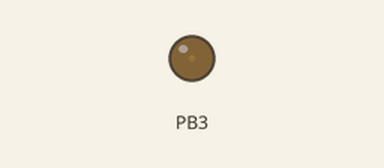
Simulated run of this program. Board: ATmega16, built with avr-gcc and emulated at 1 MHz. On the bench: output pins drawn as LEDs (lit = HIGH).

Above: at 0.05 s.
At 1.15 s:
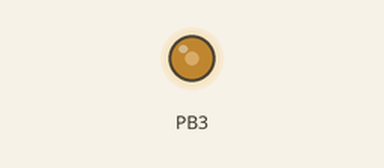
At 2.3 s:
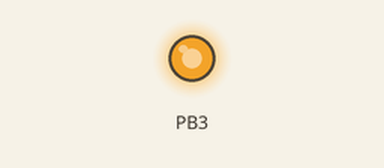
At 4.55 s:
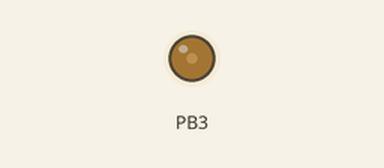
Timing chart, 0 to 6.6 s (numbered marks = the images above):
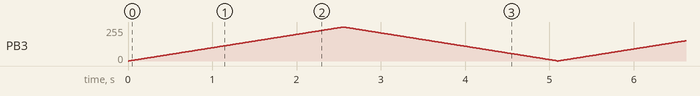

The program:

main.c
```c
/*
 * PMW.c
 *
 * Created: 09-07-2024 09:55:06
 * Author : SRIDHAR
 */

#define F_CPU 1000000UL
#include "avr/io.h"
#include <util/delay.h>

void PWM_init()
{
	/*set fast PWM mode with non-inverted output*/
	TCCR0 = (1<<WGM00) | (1<<WGM01) | (1<<COM01) | (1<<CS00);
	DDRB|=(1<<PB3);  /*set OC0 pin as output*/
}

int main ()
{
	unsigned char duty;

	PWM_init();

	while (1)
	{
		for(duty=0; duty<255; duty++)
		{
			OCR0=duty;  /*increase the LED light intensity*/
			_delay_ms(10);
		}
		for(duty=255; duty>1; duty--)
		{
			OCR0=duty;  /*decrease the LED light intensity*/
			_delay_ms(10);
		}
	}
}
```
